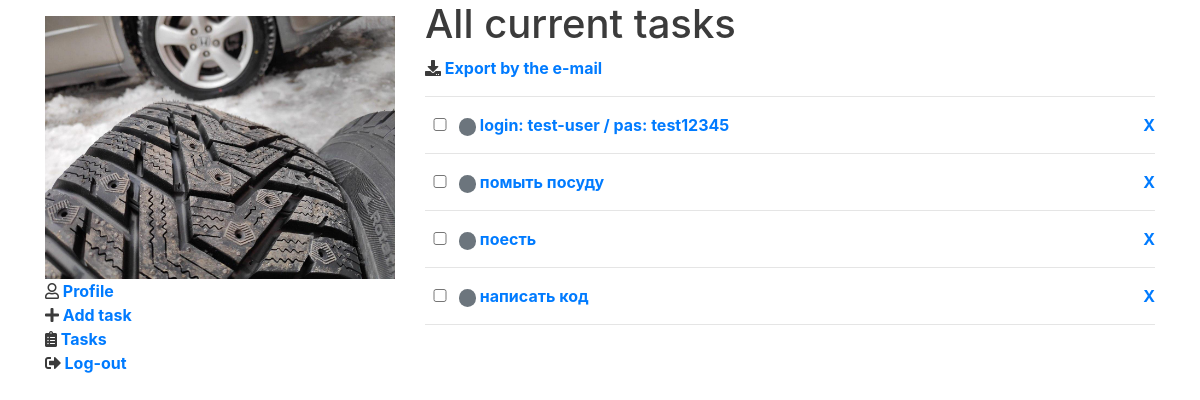
Screenshot of /tasks/list/ (signed in) with the database file from the repository.
### accounts/models.py (models this page shows, shortened)
class Profile(models.Model):
    user = models.OneToOneField(User, on_delete=models.CASCADE)
    birthdate = models.DateField(blank=True, null=True)
    avatar = models.ImageField(upload_to="user_avatars/%Y/%m/%d", blank=True)

### tasks/models.py (models this page shows, shortened)
class TodoItem(models.Model):
    PRIORITY_HIGH = 1
    PRIORITY_MEDIUM = 2
    PRIORITY_LOW = 3
    PRIORITY_CHOICES = [
        (PRIORITY_HIGH, "High priority"),
        (PRIORITY_MEDIUM, "Medium priority"),
        (PRIORITY_LOW, "Low priority"),
    ]
    description = models.CharField(max_length=64)
    is_completed = models.BooleanField("Performed", default=False)
    created = models.DateTimeField(auto_now_add=True)
    updated = models.DateTimeField(auto_now=True)
    owner = models.ForeignKey(
        User, on_delete=models.CASCADE, related_name="tasks")
    priority = models.IntegerField(
        "Priority", choices=PRIORITY_CHOICES, default=PRIORITY_MEDIUM
    )
    def __str__(self):
        return self.description.lower()
    class Meta:
        ordering = ("-created",)
    tags = TaggableManager()

### tasks/views.py (the view)
# urls.py: path("list/", views.tasks_by_tag, name="list"),
def tasks_by_tag(request, tag_slug=None):
    u = request.user
    tasks = TodoItem.objects.filter(owner=u).all()
    tag = None
    if tag_slug:
        tag = get_object_or_404(Tag, slug=tag_slug)
        tasks = tasks.filter(tags__in=[tag])
    all_tags = []
    for t in tasks:
        all_tags.append(list(t.tags.all()))
    all_tags = filter_tags(all_tags)
    return render(
        request,
        "tasks/list_by_tag.html",
        {"tag": tag, "tasks": tasks, "all_tags": all_tags},
    )

### tasks/views.py (called while the page is built)
def filter_tags(tags_by_tags):
    tags = []
    for lists in tags_by_tags:
        for i in lists:
            if i not in tags:
                tags.append(i)
    return tags

### tasks/templates/tasks/list_by_tag.html (shortened to what this page needs)
{% extends "base.html" %}
{% load static %}
{% block main_content %}
    {% if tag %}
        <h1>Current tasks with tag "{{ tag.name }}"</h1>
    {% else %}
        <h1>All current tasks</h1>
    {% endif %}
    <p><i class="fa fa-download"></i>&nbsp;<a href="{% url "tasks:export" %}">Export by the e-mail</a></p>
    <hr/>
    <ul id="todo-list">
        {% for task in tasks %}
            {% if task.is_completed %}
                <li class="completed">
                    <input class='checkbox' data-uid={{ task.id }} type='checkbox' disabled='disabled'
                           checked='checked'/>
                    {% else %}
                <li>
                <input class='checkbox' data-uid={{ task.id }} type='checkbox'/>
            {% endif %}
        {% if task.priority == task.PRIORITY_HIGH %}
            <span class="badge badge-pill badge-danger">&nbsp;</span>
        {% elif task.priority == task.PRIORITY_MEDIUM %}
            <span class="badge badge-pill badge-secondary">&nbsp;</span>
        {% elif task.priority == task.PRIORITY_LOW %}
            <span class="badge badge-pill badge-success">&nbsp;</span>
        {% endif %}
        <a href={% url "tasks:details" task.id %}>{{ task }}</a>
        <a class="remove" href={% url "tasks:delete" task.id %}>X</a>
        <hr/>
        </li>
        {% endfor %}
    </ul>
{% endblock %}

### templates/base.html (shortened to what this page needs)
{% load static %}
<html>
<head>
    <link rel="stylesheet" href="{% static 'css/styles.css' %}">
    <link rel="stylesheet"
          href="https://stackpath.bootstrapcdn.com/bootstrap/4.2.1/css/bootstrap.min.css"
>
    <link rel="stylesheet"
          href="https://use.fontawesome.com/releases/v5.7.0/css/all.css"
>
</head>
<body>
<div class="container">
    <div class="row">
        <div class="side_bar col">
            {% block side_bar %}
                {% if user.is_authenticated %}
                    <img src="{{ user.profile.avatar.url }}" class="img-fluid">
                    <ul>
                        <li><i class="far fa-user"></i>&nbsp;<a href="{% url "edit" %}">Profile</a></li>
                        <li><i class="fa fa-plus"></i>&nbsp;<a href="{% url "tasks:create" %}">Add task</a></li>
                        <li><i class="fas fa-clipboard-list"></i>&nbsp;<a href="{% url "tasks:list" %}">Tasks</a></li>
                        <li><i class="fa fa-sign-out-alt"></i>&nbsp;<a href="{% url "logout" %}">Log-out</a></li>
                    </ul>
                {% endif %}
            {% endblock %}
        </div>
        <div class="main_content col-8">
            {% block main_content %}
            {% endblock %}
        </div>
    </div>
</div>
</body>
</html>

### static/css/styles.css (style rules this page uses)
.container { margin: 0 auto; min-width: 500px; width: 45%; text-align: left; color: #3b3b3b; font-weight: bold; }
ul { padding: 0; text-align: left; list-style: none; }
hr { border-bottom: 0; margin: 15px 0; }
input[type="checkbox"] { width: 30px; }
.remove { float: right; cursor: pointer; }

### rows the page displays
TodoItem: description "login: test-user / pas: test12345"
TodoItem: description "помыть посуду"
TodoItem: description "поесть"
TodoItem: description "написать код"
